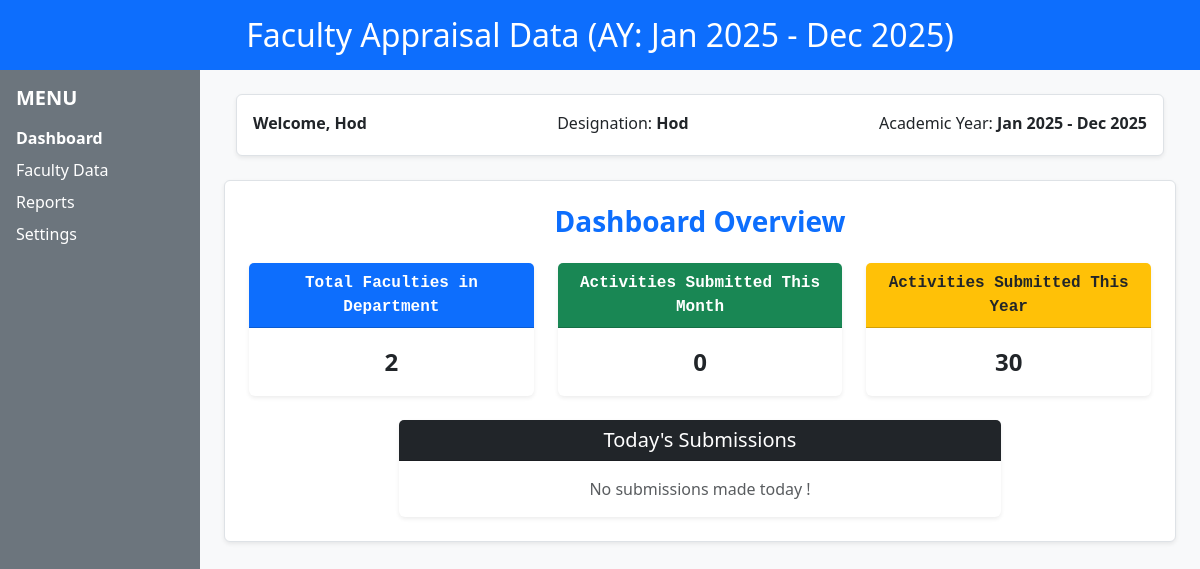
The app's page /home/ (signed in), older data.
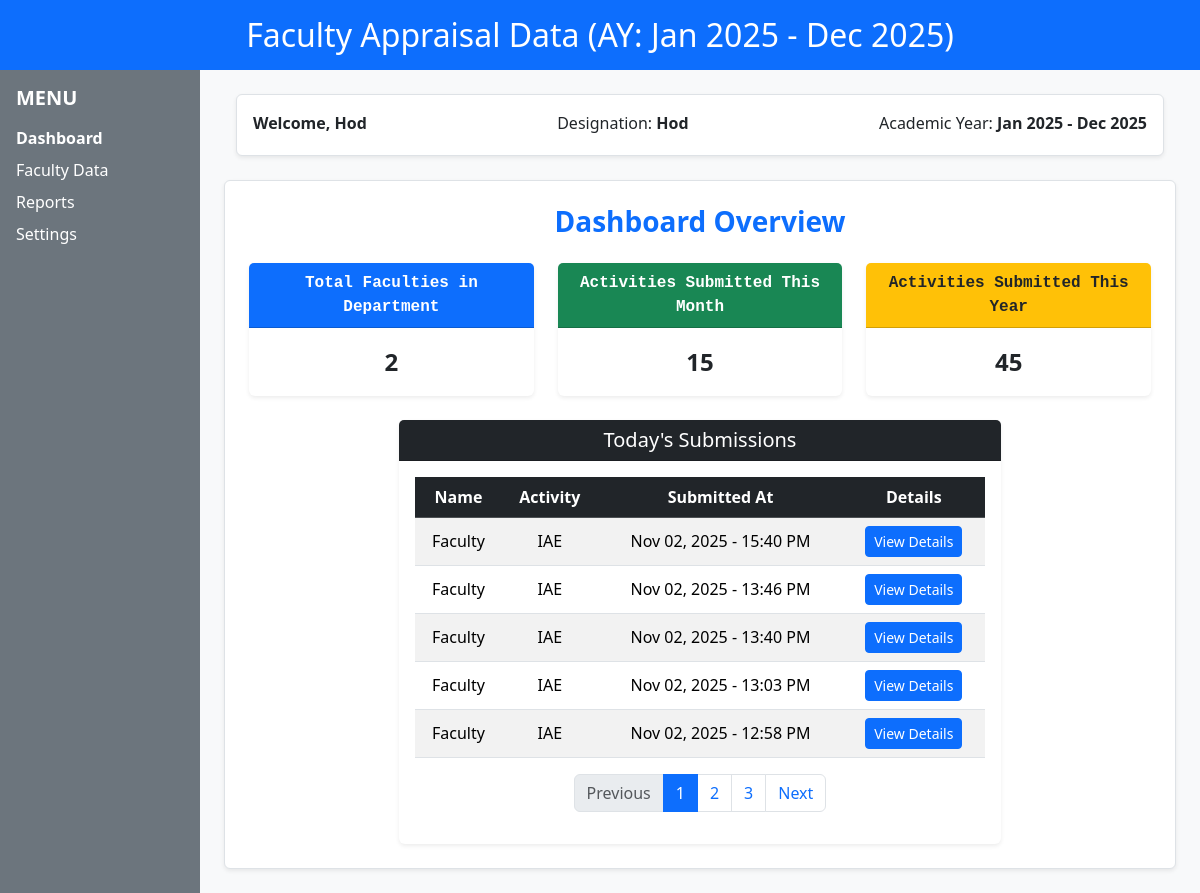
The same page, newer data.
### AppraisalProject/models.py (models this page shows, shortened)
class CreateUser(AbstractUser):
    role = models.CharField(max_length=50, choices=[
        ('dean', 'Dean'),
        ('hod', 'Head of Department'),
        ('faculty', 'Faculty'),
    ])
    department = models.ForeignKey(Department, on_delete=models.CASCADE, null=True, blank=True)
    designation = models.CharField(max_length=100, blank=True, null=True)
    phone_number = models.CharField(max_length=15, blank=True, null=True)
    reports_to = models.ForeignKey(
        "self",
        null=True,
        blank=True,
        on_delete=models.SET_NULL,
        related_name="subordinates"
    )

class ActivitySubmission(models.Model):
    user = models.ForeignKey(CreateUser, on_delete=models.CASCADE)
    department = models.ForeignKey(Department, on_delete=models.CASCADE)
    month = models.CharField(max_length=40)
    activity_name = models.ForeignKey(Activities, on_delete=models.CASCADE)
    detail = models.JSONField(default=dict,null=True)
    merged_proof = models.FileField(upload_to="proofs/", blank=True)
    created_at = models.DateTimeField(auto_now_add=True)

class Activities(models.Model):
   activityName = models.CharField(max_length=100)
   def __str__(self):
       return self.activityName

### AppraisalProject/views.py (the view, shortened to what this page needs)
# urls.py: path('home/', Home, name='home'),
@login_required(login_url='login')
def Home(request, content=None):
    departments = Department.objects.all()
    activities = Activities.objects.all()
    acadYear = f"Jan {datetime.now().year} - Dec {datetime.now().year}"
    months = [calendar.month_name[i] for i in range(1, 13)]
    department = request.POST.get('department')
    month = request.POST.get('month')
    activityName = None
    submitted = False
    print("Content in Home:", repr(content))
    if request.method == 'POST':
        activityName = request.POST.get('activityName')
        print("Got activityName in Home:", repr(activityName))
        submitted = True   # first form submit aayiduchu
    if not request.user.is_authenticated:
        return redirect('login')
    if request.user.role == 'dean':
        return render(request, 'dean/home.html', {'user': request.user})
    elif request.user.role == 'hod':
        totalFaculty = CreateUser.objects.filter(role='faculty', department=request.user.department).count()
        activities_submitted_this_month = ActivitySubmission.objects.filter(user__department=request.user.department, created_at__month=datetime.now().month).count()
        activities_submitted_this_year = ActivitySubmission.objects.filter(user__department=request.user.department, created_at__year=datetime.now().year).count()
        try:
            activities_submitted_today = ActivitySubmission.objects.filter(user__department=request.user.department, created_at__date=datetime.now().date()).order_by('-created_at')
            paginator = Paginator(activities_submitted_today, 5)  # 10 per page
            page_number = request.GET.get('page')
            page_obj = paginator.get_page(page_number)
        except ActivitySubmission.DoesNotExist:
            activities_submitted_today = None
        return render(request, 'hod/home.html',
                      {'user': request.user,
                       'totalFaculty': totalFaculty,
                       'activities_submitted_this_month': activities_submitted_this_month,
                       'activities_submitted_this_year': activities_submitted_this_year,
                       'acadYear': acadYear,
                       'page_obj': page_obj})
    else:
        return render(request, '404.html')

### AppraisalProject/templates/hod/home.html (shortened to what this page needs)
{% extends 'base.html' %} {% block title %}Home{% endblock %} {% block content %}
<div class="row g-0">
  <div class="col-12">
    <div class="topBar bg-primary text-center py-3 shadow-sm">
      <h2 class="text-white mb-0">
        Faculty Appraisal Data (AY: {{ acadYear }})
      </h2>
    </div>
  </div>
  <div class="col-3 col-md-2 bg-secondary text-white p-3" style="min-height: 100vh">
    <h5 class="mb-3 text-uppercase fw-bold">Menu</h5>
    <ul class="list-unstyled">
      <li class="mb-2">
        <a href="#" class="text-white text-decoration-none fw-semibold"
          >Dashboard</a
        >
      </li>
      <li class="mb-2">
        <a href="#" class="text-white text-decoration-none">Faculty Data</a>
      </li>
      <li class="mb-2">
        <a href="#" class="text-white text-decoration-none">Reports</a>
      </li>
      <li class="mb-2">
        <a href="#" class="text-white text-decoration-none">Settings</a>
      </li>
    </ul>
  </div>
  <div class="col-9 col-md-10 p-4 bg-light">
    <div class="container-fluid mb-4">
      <div
        class="d-flex flex-wrap justify-content-between align-items-center bg-white p-3 rounded shadow-sm border"
      >
        <p class="mb-1 fw-bold">Welcome, {{ user.username }}</p>
        <p class="mb-1">
          Designation: <span class="fw-semibold">{{ user.role|capfirst }}</span>
        </p>
        <p class="mb-1">
          Academic Year: <span class="fw-semibold">{{ acadYear }}</span>
        </p>
      </div>
    </div>
    <div class="container border p-4 rounded shadow-sm bg-white">
      <h3 class="mb-4 text-center text-primary fw-bold">Dashboard Overview</h3>
      <div class="row align-items-center justify-content-center">
        <div class="col-md-6 col-lg-4 mb-4">
          <div class="card shadow-sm border-0">
            <p
              class="card-header text-center fw-bold font-monospace bg-primary text-white"
            >
              Total Faculties in Department
            </p>
            <div class="card-body">
              <p class="card-text text-center fs-4 fw-bold text-dark">
                {{ totalFaculty }}
              </p>
            </div>
          </div>
        </div>
        <div class="col-md-6 col-lg-4 mb-4">
          <div class="card shadow-sm border-0">
            <p
              class="card-header text-center fw-bold font-monospace bg-success text-white"
            >
              Activities Submitted This Month
            </p>
            <div class="card-body">
              <p class="card-text text-center fs-4 fw-bold text-dark">
                {{ activities_submitted_this_month }}
              </p>
            </div>
          </div>
        </div>
        <div class="col-md-6 col-lg-4 mb-4">
          <div class="card shadow-sm border-0">
            <p
              class="card-header text-center fw-bold font-monospace bg-warning text-dark"
            >
              Activities Submitted This Year
            </p>
            <div class="card-body">
              <p class="card-text text-center fs-4 fw-bold text-dark">
                {{ activities_submitted_this_year }}
              </p>
            </div>
          </div>
        </div>
      </div>
      <div class="row">
        <div class="container justify-content-center d-flex">
          <div class="card col-12 col-lg-8 border-0 shadow-sm">
            <div class="card-header bg-dark text-white text-center">
              <h5 class="mb-0">Today's Submissions</h5>
            </div>
            <div class="card-body">
              {% if page_obj %}
              <div class="table-responsive">
                <table class="table table-striped align-middle text-center">
                  <thead class="table-dark">
                    <tr>
                      <th>Name</th>
                      <th>Activity</th>
                      <th>Submitted At</th>
                      <th>Details</th>
                    </tr>
                  </thead>
                  <tbody>
                    {% for activity in page_obj %}
                    <tr>
                      <td>{{ activity.user.username }}</td>
                      <td>{{ activity.activity_name }}</td>
                      <td>{{ activity.created_at|date:"M d, Y - H:i A" }}</td>
                      <td>
                        <button
                          class="btn btn-sm btn-primary"
                          type="button"
                          data-bs-toggle="modal"
                          data-bs-target="#activityModal{{ activity.id }}"
                        >
                          View Details
                        </button>
                      </td>
                    </tr>
                    {% endfor %}
                  </tbody>
                </table>
                <nav aria-label="Page navigation">
  <ul class="pagination justify-content-center">
    {% if page_obj.has_previous %}
      <li class="page-item">
        <a class="page-link" href="?page={{ page_obj.previous_page_number }}">Previous</a>
      </li>
    {% else %}
      <li class="page-item disabled"><span class="page-link">Previous</span></li>
    {% endif %}
    {% for num in page_obj.paginator.page_range %}
      {% if page_obj.number == num %}
        <li class="page-item active"><span class="page-link">{{ num }}</span></li>
      {% else %}
        <li class="page-item"><a class="page-link" href="?page={{ num }}">{{ num }}</a></li>
      {% endif %}
    {% endfor %}
    {% if page_obj.has_next %}
      <li class="page-item">
        <a class="page-link" href="?page={{ page_obj.next_page_number }}">Next</a>
      </li>
    {% else %}
      <li class="page-item disabled"><span class="page-link">Next</span></li>
    {% endif %}
  </ul>
</nav>
              </div>
              {% else %}
              <p class="text-center mb-0 text-muted">
                No submissions made today !
              </p>
              {% endif %}
            </div>
          </div>
        </div>
      </div>
    </div>
  </div>
</div>
{% endblock %}

### AppraisalProject/templates/base.html (shortened to what this page needs)
{% load static %}
<!DOCTYPE html>
<html lang="en">
    <head>
       {% load bootstrap5 %}
        {% bootstrap_css %}
        <link rel="stylesheet" href="{% static 'css/style.css' %}">
        <link href="https://cdn.jsdelivr.net/npm/bootstrap-icons@1.11.3/font/bootstrap-icons.css" rel="stylesheet">
</head>
<body class="bg-light">
<div class="container-fluid mt-0 p-0 mx-0 ">
    {% block content %}{% endblock %}
</div>
</body>
</html>

### AppraisalProject/static/css/style.css (style rules this page uses)
:root { --primary: #4E73DF; --secondary: #858796; --success: #1CC88A; --warning: #F6C23E; --danger: #E74A3B; --light-bg: #F8F9FC; --dark-text: #5A5C69; }

Row changes from the older to the newer data that the page shows:
added ActivitySubmission: user.username "Faculty", activity_name "IAE", created_at "Nov 02, 2025 - 15:40 PM"
added ActivitySubmission: user.username "Faculty", activity_name "IAE", created_at "Nov 02, 2025 - 13:46 PM"
added ActivitySubmission: user.username "Faculty", activity_name "IAE", created_at "Nov 02, 2025 - 13:40 PM"
added ActivitySubmission: user.username "Faculty", activity_name "IAE", created_at "Nov 02, 2025 - 13:03 PM"
added ActivitySubmission: user.username "Faculty", activity_name "IAE", created_at "Nov 02, 2025 - 12:58 PM"
Text that changed along with them:
{{ activities_submitted_this_month }}: "0" → "15"
{{ activities_submitted_this_year }}: "30" → "45"
text no longer shown: "No submissions made today !"
text now shown: "Name Activity Submitted At Details Previous Next"
new list line: "1"
new list line: "2"
new list line: "3"
